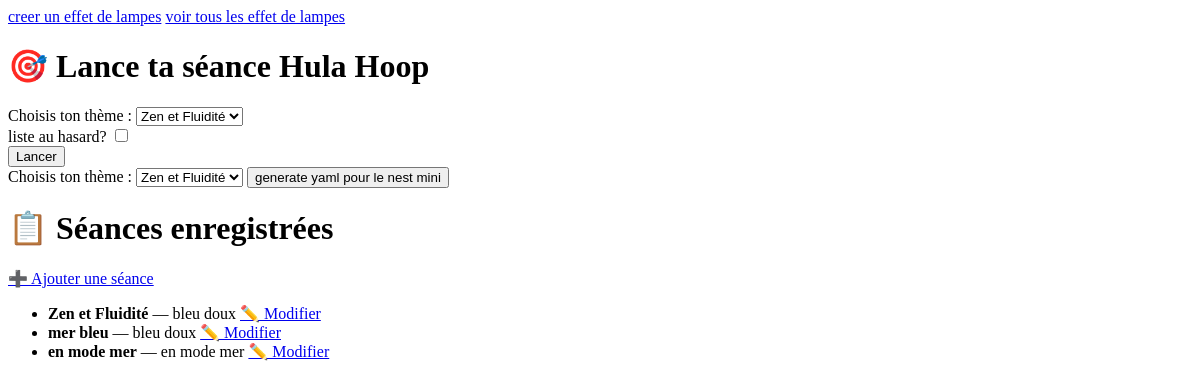
The app's page /, older data.
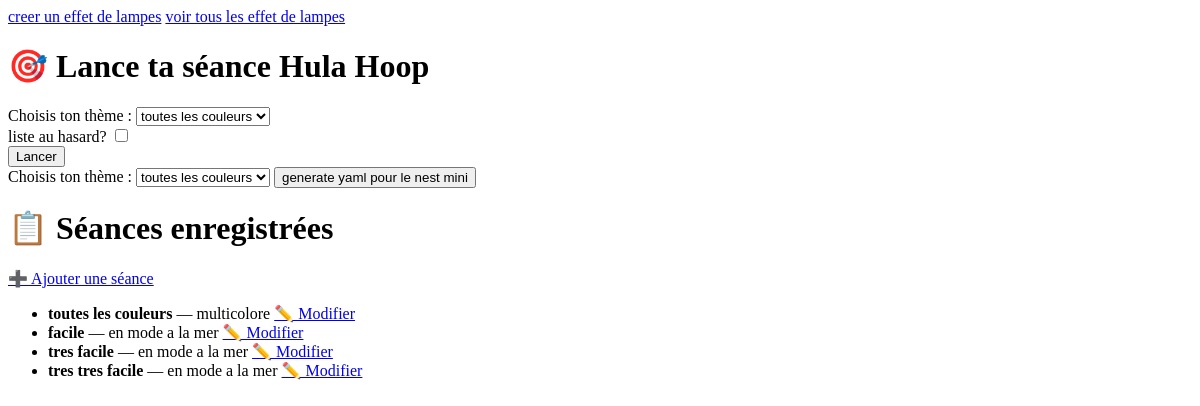
The same page, newer data.
### tables this page shows
CREATE TABLE seances (
        id INTEGER PRIMARY KEY AUTOINCREMENT,
        theme TEXT,
        nom TEXT,
        musique TEXT,
        lumiere TEXT,
        directions TEXT,
        motivations TEXT,
        nombre_max_tours INTEGER,
        duree_phase INTEGER,
        pas_tours INTEGER,
        repetitions INTEGER,
        nbmintours INTEGER
    );

### app.py (the view, shortened to what this page needs)
@app.route('/', methods=['GET', 'POST'])
def index():
    seances = charger_seances_depuis_db()
    return render_template('index.html', seances=seances, menu=seances)

### app.py (called while the page is built)
def nettoyer_json_embedded(data, max_depth=5):
    for _ in range(max_depth):
        if isinstance(data, list):
            return data
        try:
            data = json.loads(data)
        except (json.JSONDecodeError, TypeError):
            break
    return data if isinstance(data, list) else []

def charger_seances_depuis_db():
    rows = get_all_seances()
    seances = {}
    for row in rows:
        theme = row[1]
        seances[theme] = {
            "id": row[0],
            "theme": row[1],
            "nom": row[2],
            "musique": row[3],
            "lumiere": row[4],
            "directions": nettoyer_json_embedded(row[5]),
            "motivations": nettoyer_json_embedded(row[6]),
            "nombre_max_tours": row[7],
            "duree_phase": row[8],
            "pas_tours": row[9],
            "repetitions": row[10],
            "nbmintours": row[11]
        }
    return seances

### dbseances.py (called while the page is built)
def get_connection():
    return sqlite3.connect(DB_PATH)

def get_all_seances():
    conn = get_connection()
    cursor = conn.cursor()
    cursor.execute("SELECT * FROM seances ORDER BY id ASC")
    seances = cursor.fetchall()
    conn.close()
    return seances

### templates/index.html (shortened to what this page needs)
<!DOCTYPE html>
<html lang="fr">
<head>
</head>
<body>
<a href="/formlamp">creer un effet de lampes</a>
<a href="/effets">voir tous les effet de lampes</a>
    <h1>🎯 Lance ta séance Hula Hoop</h1>
    <form method="post">
<div class="field">
        <label for="theme">Choisis ton thème :</label>
        <select name="theme" id="theme">
            {% for key, val in menu.items() %}
                <option value="{{ key }}">{{ val.nom }}</option>
            {% endfor %}
        </select>
</div>
<div class="field">
        <label for="randomlist">liste au hasard?</label>
        <input type="checkbox" value="1" name="randomlist" id="randomlist"/>
</div>
<div class="actions">
        <button type="submit">Lancer</button>
</div>
    </form>
    <form method="post" action="/generer_yaml">
        <label for="theme">Choisis ton thème :</label>
        <select name="theme" id="mytheme">
            {% for key, val in menu.items() %}
                <option value="{{ val.id }}">{{ val.nom }}</option>
            {% endfor %}
        </select>
        <button type="submit">generate yaml pour le nest mini</button>
    </form>
<h1>📋 Séances enregistrées</h1>
<a href="{{ url_for('new') }}">➕ Ajouter une séance</a>
<ul>
  {% for s in seances %}
    <li>
      <strong>{{ seances[s]['nom'] }}</strong> — {{ seances[s]['lumiere'] }}
      <a href="{{ url_for('edit', seance_id=seances[s]['id']) }}">✏️ Modifier</a>
    </li>
  {% endfor %}
</ul>
</body>
</html>

Row changes from the older to the newer data that the page shows:
changed seances: theme+nom "Zen et Fluidité" → "toutes les couleurs"; theme+lumiere "bleu doux" → "multicolore"
changed seances: theme+nom "mer bleu" → "facile"; theme+lumiere "bleu doux" → "en mode a la mer"
changed seances: theme+nom "en mode mer" → "tres facile"; theme+lumiere "en mode mer" → "en mode a la mer"
added seances: theme+nom "tres tres facile", theme+lumiere "en mode a la mer"
Text that changed along with them:
form field theme: "Zen et Fluidité" → "toutes les couleurs"
